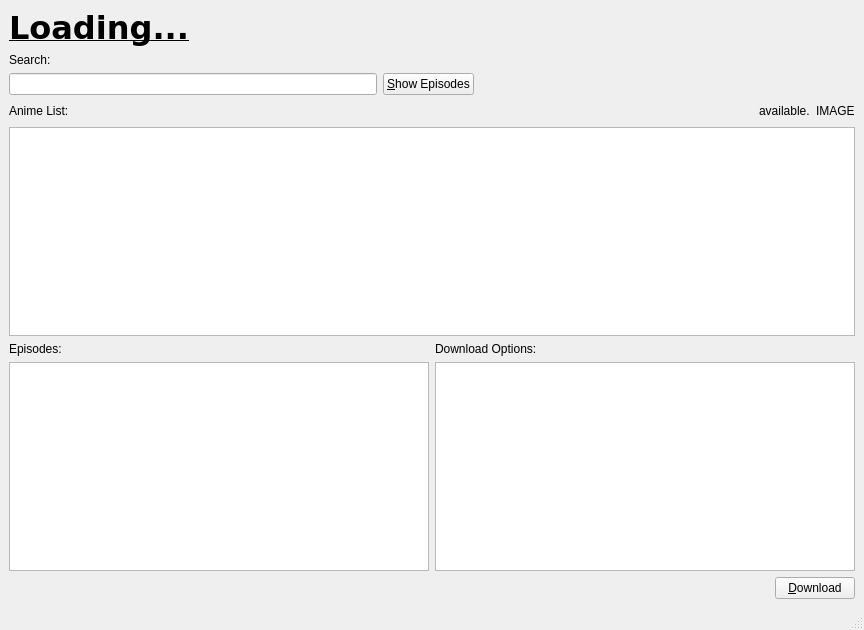
<?xml version="1.0" encoding="UTF-8"?>
<ui version="4.0">
 <class>MainWindow</class>
 <widget class="QMainWindow" name="MainWindow">
  <property name="geometry">
   <rect>
    <x>0</x>
    <y>0</y>
    <width>864</width>
    <height>630</height>
   </rect>
  </property>
  <property name="windowTitle">
   <string>MainWindow</string>
  </property>
  <widget class="QWidget" name="centralwidget">
   <layout class="QGridLayout" name="gridLayout">
    <item row="0" column="0">
     <layout class="QHBoxLayout" name="horizontalLayout_7">
      <item>
       <widget class="QLabel" name="loading_label">
        <property name="font">
         <font>
          <family>DejaVu Sans</family>
          <pointsize>24</pointsize>
          <weight>75</weight>
          <bold>true</bold>
          <underline>true</underline>
         </font>
        </property>
        <property name="text">
         <string>Loading...</string>
        </property>
        <property name="textFormat">
         <enum>Qt::AutoText</enum>
        </property>
       </widget>
      </item>
     </layout>
    </item>
    <item row="1" column="0">
     <layout class="QHBoxLayout" name="horizontalLayout_3">
      <item>
       <widget class="QLabel" name="label_2">
        <property name="text">
         <string>Search:</string>
        </property>
       </widget>
      </item>
     </layout>
    </item>
    <item row="2" column="0">
     <layout class="QHBoxLayout" name="horizontalLayout">
      <item>
       <widget class="QLineEdit" name="searchEdit"/>
      </item>
      <item>
       <widget class="QPushButton" name="show_button">
        <property name="text">
         <string>&amp;Show Episodes</string>
        </property>
       </widget>
      </item>
      <item>
       <widget class="QLabel" name="labelSearch">
        <property name="autoFillBackground">
         <bool>false</bool>
        </property>
        <property name="text">
         <string/>
        </property>
       </widget>
      </item>
      <item>
       <spacer name="horizontalSpacer">
        <property name="orientation">
         <enum>Qt::Horizontal</enum>
        </property>
        <property name="sizeHint" stdset="0">
         <size>
          <width>40</width>
          <height>20</height>
         </size>
        </property>
       </spacer>
      </item>
     </layout>
    </item>
    <item row="3" column="0">
     <layout class="QHBoxLayout" name="horizontalLayout_2">
      <item>
       <widget class="QLabel" name="label">
        <property name="text">
         <string>Anime List:</string>
        </property>
       </widget>
      </item>
      <item>
       <spacer name="horizontalSpacer_2">
        <property name="orientation">
         <enum>Qt::Horizontal</enum>
        </property>
        <property name="sizeHint" stdset="0">
         <size>
          <width>40</width>
          <height>20</height>
         </size>
        </property>
       </spacer>
      </item>
      <item>
       <widget class="QLabel" name="avaLabel">
        <property name="text">
         <string>available.</string>
        </property>
       </widget>
      </item>
      <item>
       <widget class="QLabel" name="image_label">
        <property name="baseSize">
         <size>
          <width>0</width>
          <height>0</height>
         </size>
        </property>
        <property name="text">
         <string>IMAGE</string>
        </property>
        <property name="scaledContents">
         <bool>true</bool>
        </property>
       </widget>
      </item>
     </layout>
    </item>
    <item row="4" column="0">
     <widget class="QListWidget" name="anime_list_widget">
      <property name="selectionMode">
       <enum>QAbstractItemView::SingleSelection</enum>
      </property>
     </widget>
    </item>
    <item row="5" column="0">
     <layout class="QHBoxLayout" name="horizontalLayout_4">
      <item>
       <widget class="QLabel" name="label_4">
        <property name="text">
         <string>Episodes:</string>
        </property>
       </widget>
      </item>
      <item>
       <widget class="QLabel" name="label_3">
        <property name="text">
         <string>Download Options:</string>
        </property>
       </widget>
      </item>
     </layout>
    </item>
    <item row="6" column="0">
     <layout class="QHBoxLayout" name="horizontalLayout_6">
      <item>
       <widget class="QListWidget" name="res_list_widget"/>
      </item>
      <item>
       <widget class="QListWidget" name="options_list_widget"/>
      </item>
     </layout>
    </item>
    <item row="7" column="0">
     <layout class="QHBoxLayout" name="horizontalLayout_5">
      <item>
       <spacer name="horizontalSpacer_3">
        <property name="orientation">
         <enum>Qt::Horizontal</enum>
        </property>
        <property name="sizeHint" stdset="0">
         <size>
          <width>40</width>
          <height>20</height>
         </size>
        </property>
       </spacer>
      </item>
      <item>
       <widget class="QPushButton" name="download_button">
        <property name="text">
         <string>&amp;Download</string>
        </property>
       </widget>
      </item>
     </layout>
    </item>
   </layout>
  </widget>
  <widget class="QMenuBar" name="menubar">
   <property name="geometry">
    <rect>
     <x>0</x>
     <y>0</y>
     <width>864</width>
     <height>19</height>
    </rect>
   </property>
  </widget>
  <widget class="QStatusBar" name="statusbar"/>
 </widget>
 <resources/>
 <connections/>
</ui>
